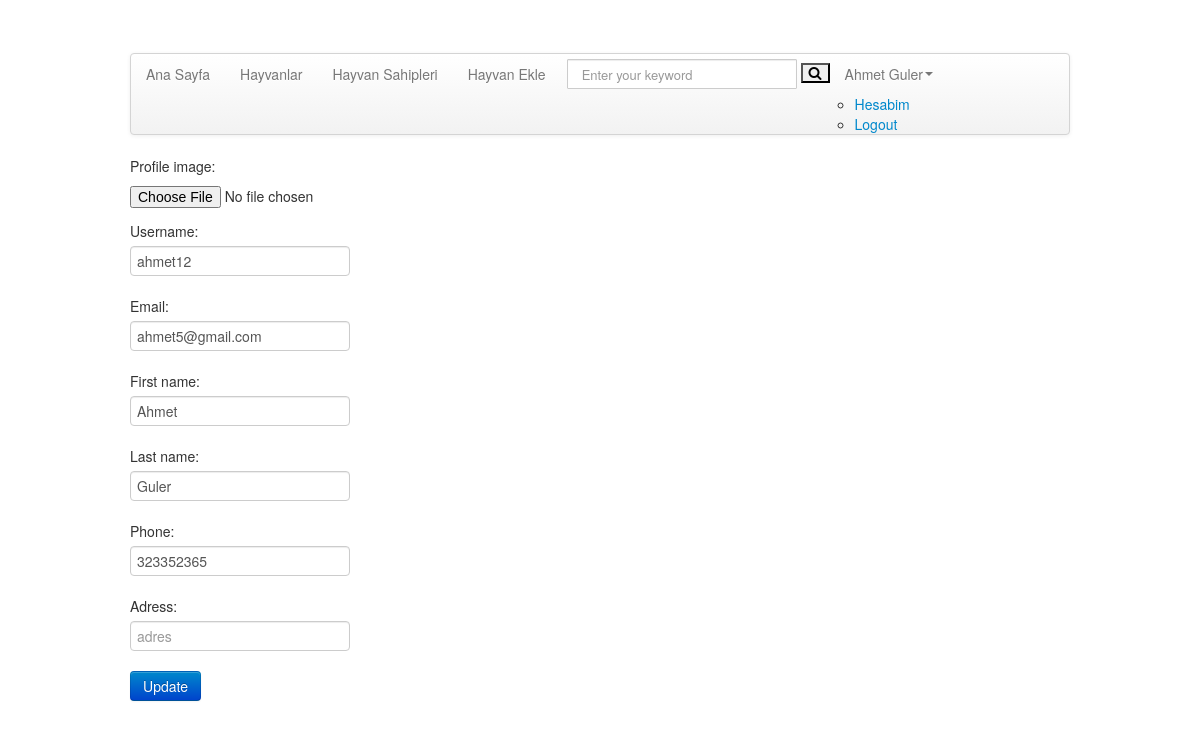
Page /user/update/ (signed in) on the committed database.
### user/models.py (models this page shows)
class User(AbstractBaseUser, PermissionsMixin):
    id = models.CharField(max_length=ID_LENGTH, primary_key=True, default=id_gen, editable=False)
    first_name = models.CharField(max_length=50)
    last_name = models.CharField(max_length=50)
    email = models.EmailField(max_length=250, unique=True)
    username = models.CharField(max_length=30, unique=True)
    phone = models.CharField(max_length=15)
    registrationDate = models.DateTimeField(auto_now_add=True)
    is_active = models.BooleanField(default=True)
    is_staff = models.BooleanField(default=False)
    is_superuser = models.BooleanField(default=False)
    date_joined = models.DateTimeField(default=timezone.now)
    profile_image = models.ImageField(blank=True, null=True, upload_to=get_profile_image_path)
    adress = models.CharField(max_length=150, blank=True)
    objects = UserManager()
    USERNAME_FIELD = 'username'
    REQUIRED_FIELDS = ['email',]

### user/views.py (the view)
# urls.py: path('update/', views.user_update, name="user_update"),
@login_required(login_url='/login')
def user_update(request):
    if request.method == 'POST':
        user_form = UserUpdateForm(request.POST,request.FILES, instance=request.user)  # request.user is user data
        if user_form.is_valid():
            user_form.save()
            messages.success(request, 'Profiliniz Guncellendi')
            return redirect('/user')
    else:
        user_form = UserUpdateForm(instance=request.user)
    context = {
        'user_form': user_form
    }
    return render(request, 'update_user.html', context)

### user/forms.py
class UserUpdateForm(forms.ModelForm):
    class Meta:
        model = User
        fields = ('profile_image','username','email','first_name','last_name','phone', 'adress')
        widgets = {
            'profile_image': FileInput(attrs={'class': 'input'}),
            'username': TextInput(attrs={'class': 'input', 'placeholder': 'kullanici adi'}),
            'email': EmailInput(attrs={'class': 'input', 'placeholder': 'email'}),
            'first_name': TextInput(attrs={'class': 'input', 'placeholder': 'ad'}),
            'last_name': TextInput(attrs={'class': 'input', 'placeholder': 'soyad'}),
            'phone': TextInput(attrs={'class': 'input', 'placeholder': 'telefon'}),
            'adress': TextInput(attrs={'class': 'input', 'placeholder': 'adres'}),
        }

### user/templates/update_user.html (shortened to what this page needs)
{% extends 'homebase.html' %}
{% block content %}
<div class="width:800px; margin:0 auto;">
    <div class="span8">
        <div class="">
            <form method="POST" enctype="multipart/form-data">
                <fieldset class="form-group">
                    {{ user_form.as_p }}
                </fieldset>
                <div class="form-group">
                    <button class="btn btn-primary" type="submit">Update</button>
                </div>
            </form>
        </div>
    </div>
</div>
{% endblock %}

### home/templates/header.html (shortened to what this page needs)
{% load static %}
<div class="container">
    <header id="header">
    </header>
    <div class="navbar">
        <div class="navbar-inner">
            <div class="container">
                <div class="nav-collapse">
                    <ul class="nav">
                        <li class=""><a href="/AnaSayfa/">Ana Sayfa</a></li>
                        <li class=""><a href="/animals/">Hayvanlar</a></li>
                        <li class=""><a href="/users/">Hayvan Sahipleri</a></li>
                        <li class=""><a href="/add_animal/">Hayvan Ekle</a></li>
                    </ul>
                    <form action="/search/" class="navbar-search pull-left" method="post">
                        <input id="query" name="query" class="search-query span2" type="text"
                               placeholder="Enter your keyword">
                        <button class="icon-search"></button>
                    </form>
                    <ul class="nav pull-left">
                        <li class="dropdown">
                            {% if user.id is not None %}
                            <a data-toggle="dropdown" class="dropdown-toggle" href="#">{{ user.first_name }} {{ user.last_name }}<b
                                    class="caret"></b></a>
                            {% else %}
                            <a href="/login">Log In<a href="/signup">Sign Up</a> </a>
                            {% endif %}
                            <ul class="dropdown">
                                <li><a href="/user">Hesabim</a></li>
                                <li><a href="/logout">Logout</a></li>
                            </ul>
                        </li>
                    </ul>
                </div>
            </div>
        </div>
    </div>
</div>

### home/static/style.css (style rules this page uses)
body { background:url(img/white_leather.png) repeat 0 0; }
#header { padding:8px 0 8px; }
#header { padding-top:44px; }
.navbar-inner { padding-left: 0;padding-right: 0; }
.navbar .nav , .marginLess { margin:0 }
.navbar-search .search-query { padding: 4px 14px;-moz-border-radius: 1px;-webkit-border-radius: 1px;border-radius: 1px;line-height: 1.5em; min-width: 200px; }
.navbar-search { margin-left:6px; }

### rows in the picture
User: first_name "Ahmet", last_name "Guler", username "ahmet12", email "ahmet5@gmail.com", phone "323352365"
